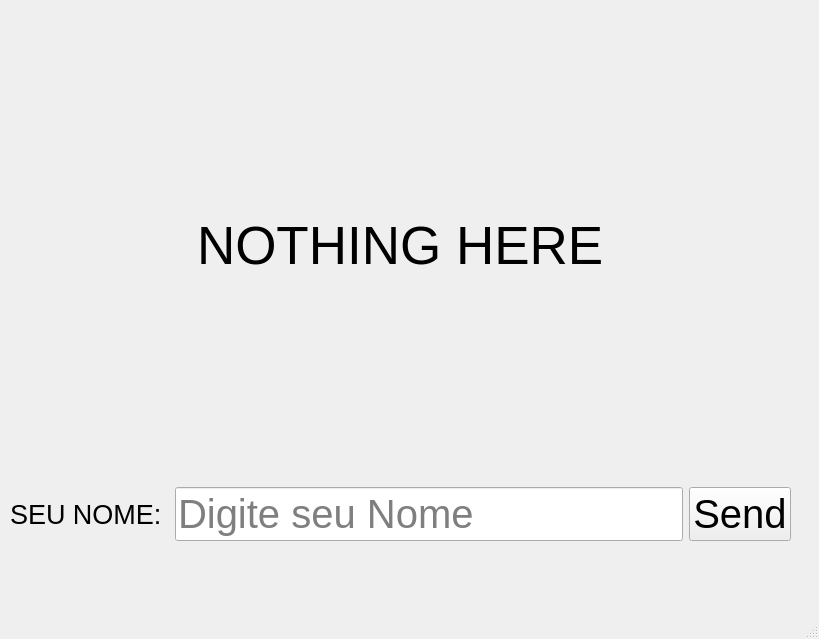
<?xml version="1.0" encoding="UTF-8"?>
<ui version="4.0">
 <class>MainWindow</class>
 <widget class="QMainWindow" name="MainWindow">
  <property name="geometry">
   <rect>
    <x>0</x>
    <y>0</y>
    <width>819</width>
    <height>639</height>
   </rect>
  </property>
  <property name="windowTitle">
   <string>MainWindow</string>
  </property>
  <widget class="QWidget" name="centralwidget">
   <widget class="QWidget" name="gridLayoutWidget">
    <property name="geometry">
     <rect>
      <x>10</x>
      <y>10</y>
      <width>781</width>
      <height>531</height>
     </rect>
    </property>
    <layout class="QGridLayout" name="gridLayout">
     <item row="0" column="0" alignment="Qt::AlignHCenter">
      <widget class="QLabel" name="labelResult">
       <property name="font">
        <font>
         <pointsize>40</pointsize>
        </font>
       </property>
       <property name="text">
        <string>NOTHING HERE</string>
       </property>
      </widget>
     </item>
     <item row="1" column="0">
      <layout class="QGridLayout" name="gridLayout_2">
       <item row="0" column="0">
        <widget class="QLabel" name="labelName">
         <property name="font">
          <font>
           <pointsize>20</pointsize>
          </font>
         </property>
         <property name="text">
          <string>SEU NOME: </string>
         </property>
        </widget>
       </item>
       <item row="0" column="1">
        <widget class="QLineEdit" name="lineName">
         <property name="font">
          <font>
           <pointsize>30</pointsize>
           <weight>50</weight>
           <bold>false</bold>
          </font>
         </property>
         <property name="placeholderText">
          <string>Digite seu Nome</string>
         </property>
        </widget>
       </item>
       <item row="0" column="2">
        <widget class="QPushButton" name="buttonSend">
         <property name="font">
          <font>
           <pointsize>30</pointsize>
          </font>
         </property>
         <property name="text">
          <string>Send</string>
         </property>
        </widget>
       </item>
      </layout>
     </item>
    </layout>
   </widget>
  </widget>
  <widget class="QMenuBar" name="menubar">
   <property name="geometry">
    <rect>
     <x>0</x>
     <y>0</y>
     <width>819</width>
     <height>26</height>
    </rect>
   </property>
  </widget>
  <widget class="QStatusBar" name="statusbar"/>
 </widget>
 <resources/>
 <connections/>
</ui>
